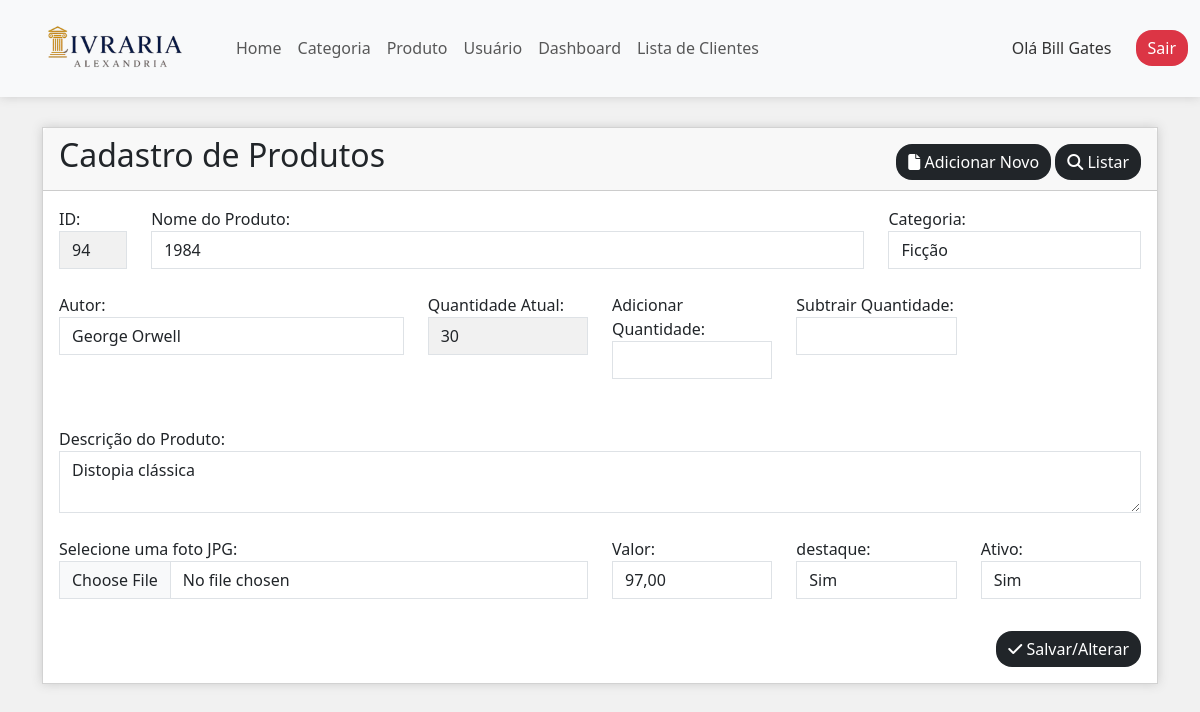
Before: /public/produto/index/94 (signed in) with the older database file.
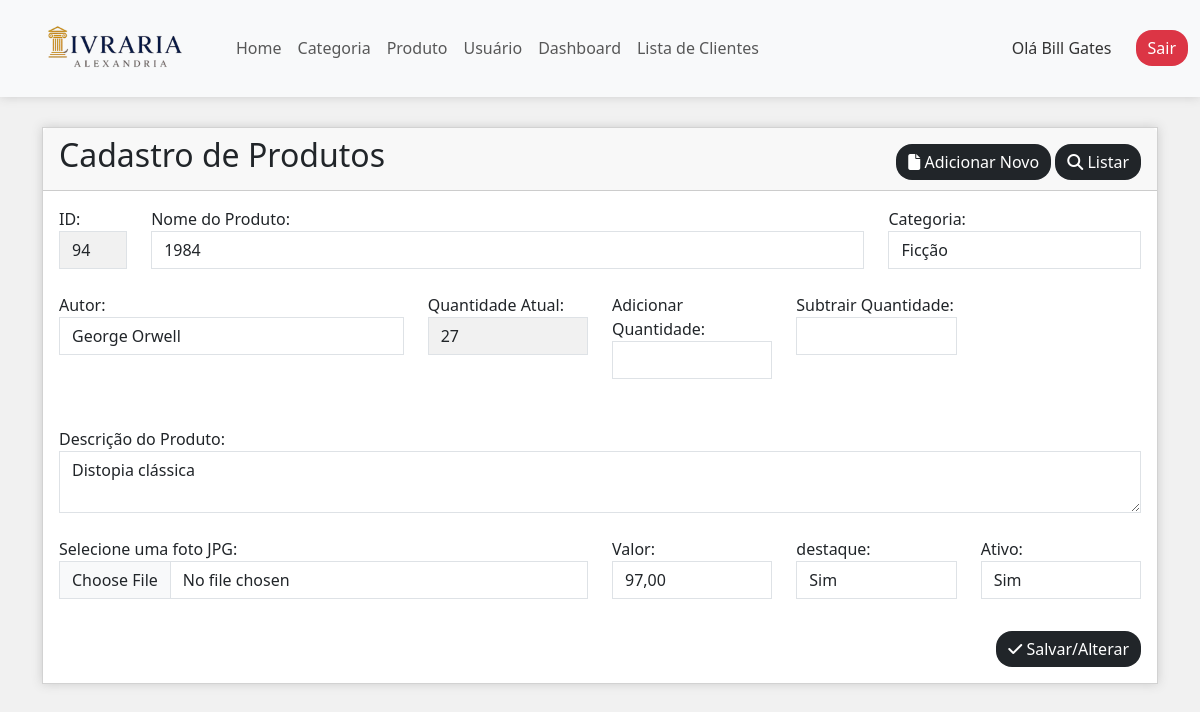
After: the same page with the newer database file.
### tables this page shows
CREATE TABLE `produto` (
  `id` int(11) NOT NULL,
  `nome` varchar(250) NOT NULL,
  `categoria_id` int(11) NOT NULL,
  `autor` varchar(50) NOT NULL,
  `descricao` text NOT NULL,
  `imagem` varchar(100) NOT NULL,
  `valor` double NOT NULL,
  `destaque` enum('S','N') NOT NULL,
  `ativo` enum('S','N') NOT NULL,
  `quantidade` int(11) DEFAULT 0
);

### controllers/ProdutoController.php (called while the page is built, shortened)
<?php
    require "../models/Produto.php";
    class ProdutoController {
        public function __construct()
        {
            $db = new Conexao();
            $pdo = $db->conectar();
            $this->produto = new Produto($pdo);
        }
        public function index($id) {
            require "../views/produto/index.php";
        }
    }

### models/Produto.php (called while the page is built, shortened)
<?php
class Produto
{
    private $pdo;
    public function __construct($pdo)
    {
        $this->pdo = $pdo;
    }
    public function listarCategoria()
    {
        $sql = "select * from categoria order by descricao";
        $consulta = $this->pdo->prepare($sql);
        $consulta->execute();
        return $consulta->fetchAll(PDO::FETCH_OBJ);
    }
    public function editar($id)
    {
        $sql = "select * from produto where id = :id limit 1";
        $consulta = $this->pdo->prepare($sql);
        $consulta->bindParam(":id", $id);
        $consulta->execute();
        return $consulta->fetch(PDO::FETCH_OBJ);
    }
}

### views/produto/index.php (the view, shortened to what the changed rows need)
<link href="https://cdn.jsdelivr.net/npm/summernote@0.9.0/dist/summernote.min.css" rel="stylesheet">
<?php
if (!empty($id)) {
    $dados = $this->produto->editar($id);
}
$id = $dados->id ?? NULL;
$nome = $dados->nome ?? NULL;
$descricao = $dados->descricao ?? NULL;
$valor = $dados->valor ?? NULL;
$autor = $dados->autor ?? NULL;
$quantidade = $dados->quantidade ?? NULL;
$valor = number_format($valor, 2, ",", ".");
?>
<div class="container">
    <div class="card">
        <div class="card-header">
            <div class="float-start">
                <h2>Cadastro de Produtos</h2>
            </div>
            <div class="float-end">
                <a href="produto" class="btn btn-dark mt-2 border-0 rounded-4">
                    <i class="fas fa-file"></i> Adicionar Novo
                </a>
                <a href="produto/listar" class="btn btn-dark mt-2 border-0 rounded-4">
                    <i class="fas fa-search"></i> Listar
                </a>
            </div>
        </div>
        <div class="card-body">
            <form name="formCadastro" method="post" action="produto/salvar" enctype="multipart/form-data"
            data-parsley-validate="">
                <div class="row">
                    <div class="col-12 col-md-1">
                        <label for="id">ID:</label>
                        <input type="text" readonly name="id" id="id" class="form-control" value="<?= $id ?>">
                    </div>
                    <div class="col-12 col-md-8">
                        <label for="nome">Nome do Produto:</label>
                        <input type="text" name="nome" id="nome" class="form-control" required
                        data-parsley-required-message="Digite o nome do produto" value="<?= $nome ?>">
                    </div>
                    <div class="col-12 col-md-3">
                        <label for="categoria_id">Categoria:</label>
                        <select name="categoria_id" id="categoria_id" class="form-control"
                        required data-parsley-required-message="Selecione uma categoria">
                            <?php
                            $dadosCategoria = $this->produto->listarCategoria();
                            foreach ($dadosCategoria as $dados) {
                            ?>
                                <option value="<?= $dados->id ?>">
                                    <?= $dados->descricao ?>
                                </option>
                            <?php
                        }
                            ?>
                        </select>
                    </div>
                </div>
                <br>
                <div class="row">
                    <div class="col-12 col-md-4">
                        <label for="autor">Autor:</label>
                        <input type="text" name="autor" id="autor" class="form-control" required data-parsley-required-message="Digite o nome do autor" value="<?= $autor ?>">
                    </div>
                    <div class="col-12 col-md-2">
                        <label for="quantidade">Quantidade Atual:</label>
                        <input type="text" readonly name="quantidade" id="quantidade" class="form-control" value="<?= $quantidade ?>">
                    </div>
                    <div class="col-12 col-md-2">
                        <label for="adicionar_quantidade">Adicionar Quantidade:</label>
                        <input type="number" name="adicionar_quantidade" id="adicionar_quantidade" class="form-control">
                    </div>
                    <div class="col-12 col-md-2">
                        <label for="subtrair_quantidade">Subtrair Quantidade:</label>
                        <input type="number" name="subtrair_quantidade" id="subtrair_quantidade" class="form-control">
                    </div>
                </div>
                <br>
                <br>
                <div class="row">
                    <div class="col-12 col-md-12">
                        <label for="descricao">Descrição do Produto:</label>
                        <textarea name="descricao" id="descricao" class="form-control" required data-parsley-required-message="Digite a descrição do produto"><?= $descricao ?></textarea>
                    </div>
                </div>
                <br>
                <div class="row">
                    <div class="col-12 col-md-6">
                        <label for="descricao">Selecione uma foto JPG:</label>
                        <input type="file" name="imagem" id="imagem" class="form-control" accept=".jpg">
                    </div>
                    <div class="col-12 col-md-2">
                        <label for="valor">Valor:</label>
                        <input type="text" name="valor" id="valor" class="form-control" required data-parsley-required-message="Digite o valor" value="<?= $valor ?>">
                    </div>
                    <div class="col-12 col-md-2">
                        <label for="destaque">destaque:</label>
                        <select name="destaque" id="destaque" class="form-control" required data-parsley-require-message="Selecione">
                            <option value="S">Sim</option>
                        </select>
                    </div>
                    <div class="col-12 col-md-2">
                        <label for="ativo">Ativo:</label>
                        <select name="ativo" id="ativo" class="form-control" required data-parsley-require-message="Selecione">
                            <option value="S">Sim</option>
                        </select>
                    </div>
                </div>
                <br>
                <button type="submit" class="btn btn-dark mt-2 border-0 rounded-4 float-end">
                    <i class="fas fa-check"></i> Salvar/Alterar
                </button>
            </form>
        </div>
    </div>
</div>

Changed rows visible on the page:
changed produto "George Orwell": quantidade "30" → "27"
